Frame 1 (no input): blank canvas, image omitted
Frame 60 (the mouse pressed at the canvas centre just before this capture): blank canvas, image omitted
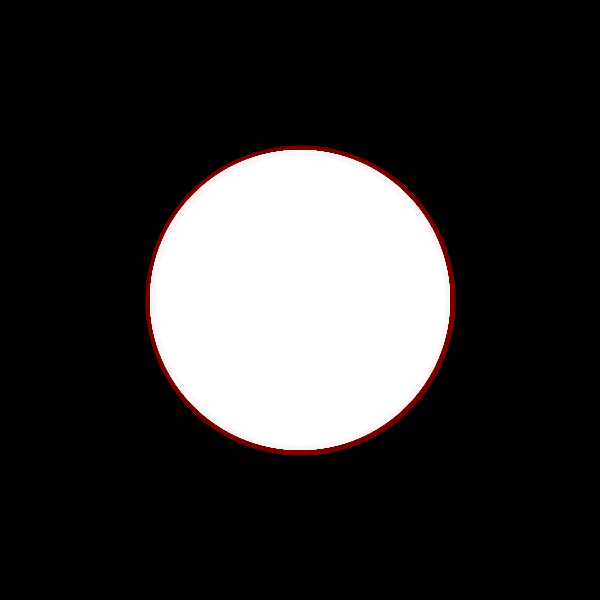
Frame 120 (the mouse held since frame 60 and released just before this capture)

The Processing sketch whose frames 1 and 60 were blank and that drew this single picture after the mouse press (run headless with seeded random() and noise(); from frame 60 on, the mouse is pressed at the canvas centre):

// Processing sketch: s04_randomcircles
// ── s04_randomcircles.pde
// mouseX mouseY
void setup() {
  // this runs one time  
  size(600, 600);
  background(0);
}

void draw() {
  // erase the screen (optional)
  //background(0);
  
  // this runs 60 times per second
  strokeWeight(10);
  // fourth argument is opacity
  stroke(random(255), 0, 0, 10);
  ellipse(mouseX, mouseY, mouseX, mouseX);
}

void keyPressed() {
  // note the single quotes (not double!)
  if(key == 's') {
    save("result.png");
  }
}
